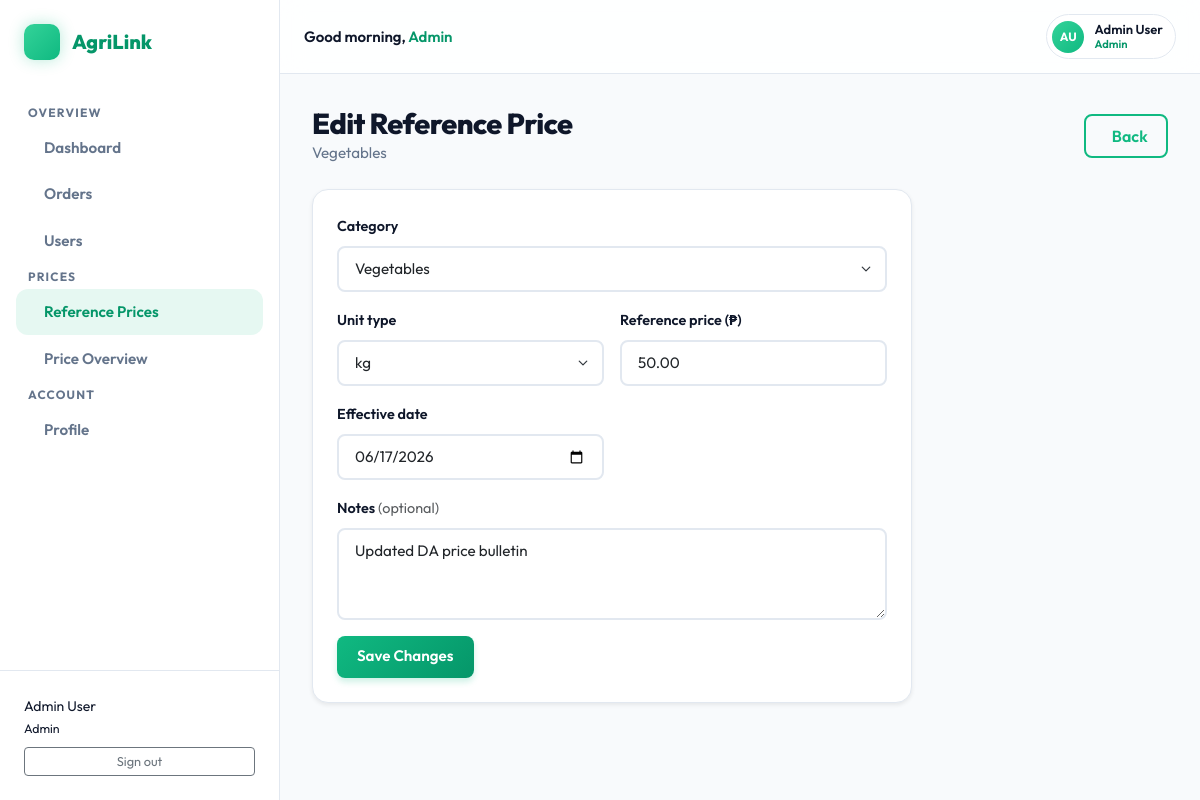
/admin/market-prices/edit.php?id=2 (signed in), run on the app's committed database.
### tables this page shows
CREATE TABLE `market_prices` (
  `id` int(10) UNSIGNED NOT NULL,
  `category_id` int(10) UNSIGNED NOT NULL,
  `unit_type` varchar(30) NOT NULL DEFAULT 'kg',
  `reference_price` decimal(10,2) NOT NULL,
  `effective_date` date NOT NULL,
  `notes` text DEFAULT NULL,
  `admin_id` int(10) UNSIGNED NOT NULL,
  `created_at` timestamp NOT NULL DEFAULT current_timestamp(),
  `updated_at` timestamp NOT NULL DEFAULT current_timestamp() ON UPDATE current_timestamp()
);

CREATE TABLE `categories` (
  `id` int(10) UNSIGNED NOT NULL,
  `name` varchar(100) NOT NULL,
  `slug` varchar(100) NOT NULL,
  `created_at` timestamp NOT NULL DEFAULT current_timestamp(),
  `updated_at` timestamp NOT NULL DEFAULT current_timestamp() ON UPDATE current_timestamp()
);

### classes/MarketPrice.php (called while the page is built, shortened)
<?php
class MarketPrice
{
    private PDO $pdo;
    public function __construct(PDO $pdo)
    {
        $this->pdo = $pdo;
    }
    public function findById(int $id): ?array
    {
        $stmt = $this->pdo->prepare(
            "SELECT mp.*, c.name AS category_name
             FROM market_prices mp
             JOIN categories c ON c.id = mp.category_id
             WHERE mp.id = ?
             LIMIT 1"
        );
        $stmt->execute([$id]);
        return $stmt->fetch() ?: null;
    }
}

### includes/helpers.php (called while the page is built, shortened)
<?php
function url(string $path = ''): string
{
    return APP_BASE . $path;
}

### admin/market-prices/edit.php (the view, shortened to what this page needs)
<?php
require_once __DIR__ . '/../../classes/MarketPrice.php';
$pdo     = Database::getInstance();
$mpModel = new MarketPrice($pdo);
$priceId = (int)($_GET['id'] ?? 0);
$price   = $mpModel->findById($priceId);
$catStmt    = $pdo->query('SELECT id, name FROM categories ORDER BY name');
$categories = $catStmt->fetchAll();
$unitTypes  = ['kg','sack','bundle','crate','box','piece','dozen','liter','pack'];
require_once __DIR__ . '/../../includes/sidebar.php';
?>
<div class="page-header d-flex align-items-center justify-content-between flex-wrap gap-2 mb-4">
    <div>
        <h1 class="page-title mb-0">Edit Reference Price</h1>
        <p class="page-subtitle mb-0"><?= htmlspecialchars($price['category_name'], ENT_QUOTES, 'UTF-8') ?></p>
    </div>
    <a href="<?= url('/admin/market-prices.php') ?>" class="btn btn-agri-outline"><i class="ti ti-arrow-left me-1"></i> Back</a>
</div>
<div class="card shadow-sm" style="max-width:600px">
    <div class="card-body p-4">
        <form method="post" action="<?= url('/admin/market-prices/update.php') ?>" novalidate>
            <div class="row g-3">
                <div class="col-12">
                    <label for="category_id" class="form-label">Category</label>
                    <select class="form-select" id="category_id" name="category_id" required>
                        <?php foreach ($categories as $cat): ?>
                            <option value="<?= $cat['id'] ?>" <?= (int)$price['category_id'] === (int)$cat['id'] ? 'selected' : '' ?>>
                                <?= htmlspecialchars($cat['name'], ENT_QUOTES, 'UTF-8') ?>
                            </option>
                        <?php endforeach; ?>
                    </select>
                </div>
                <div class="col-12 col-md-6">
                    <label for="unit_type" class="form-label">Unit type</label>
                    <select class="form-select" id="unit_type" name="unit_type">
                        <?php foreach ($unitTypes as $u): ?>
                            <option value="<?= $u ?>" <?= $price['unit_type'] === $u ? 'selected' : '' ?>><?= $u ?></option>
                        <?php endforeach; ?>
                    </select>
                </div>
                <div class="col-12 col-md-6">
                    <label for="reference_price" class="form-label">Reference price (₱)</label>
                    <input type="number" class="form-control" id="reference_price" name="reference_price"
                           value="<?= htmlspecialchars($price['reference_price'], ENT_QUOTES, 'UTF-8') ?>"
                           min="0.01" step="0.01" required>
                </div>
                <div class="col-12 col-md-6">
                    <label for="effective_date" class="form-label">Effective date</label>
                    <input type="date" class="form-control" id="effective_date" name="effective_date"
                           value="<?= htmlspecialchars($price['effective_date'], ENT_QUOTES, 'UTF-8') ?>" required>
                </div>
                <div class="col-12">
                    <label for="notes" class="form-label">Notes <span class="text-muted fw-normal">(optional)</span></label>
                    <textarea class="form-control" id="notes" name="notes" rows="3"><?= htmlspecialchars($price['notes'] ?? '', ENT_QUOTES, 'UTF-8') ?></textarea>
                </div>
                <div class="col-12">
                    <button type="submit" class="btn btn-agri">Save Changes</button>
                </div>
            </div>
        </form>
    </div>
</div>
<?php require_once __DIR__ . '/../../includes/sidebar_end.php'; ?>

### assets/css/agrilink.css (style rules this page uses)
:root { --agri-green: #10b981; --agri-green-dark: #059669; --agri-green-light: #34d399; --agri-green-muted: rgba(16, 185, 129, 0.1); --agri-yellow: #f59e0b; --agri-bg: #f8fafc; --agri-surface: #ffffff; --agri-surface-glass: rgba(255, 255, 255, 0.85); --agri-text: #0f172a; --agri-text-muted: #64748b; --agri-border: #e2e8f0; --agri-shadow-sm: 0 1px 3px rgba(0,0,0,0.05), 0 1px 2px rgba(0,0,0,0.03); --agri-shadow-md: 0 4px 6px -1px rgba(0,0,0,0.05), 0 2px 4px -1px rgba(0,0,0,0.03); --agri-shadow-lg: 0 10px 15px -3px rgba(0,0,0,0.05), 0 4px 6px -2px rgba(0,0,0,0.025); --agri-shadow-glow: 0 0 15px rgba(16, 185, 129, 0.3); --agri-sidebar-width: 280px; --agri-radius-sm: 8px; --agri-radius: 16px; --agri-radius-lg: 24px; --transition-fast: 0.15s cubic-bezier(0.4, 0, 0.2, 1); --transition-base: 0.25s cubic-bezier(0.4, 0, 0.2, 1); --transition-bounce: 0.4s cubic-bezier(0.34, 1.56, 0.64, 1); }
body { background-color: var(--agri-bg); color: var(--agri-text); font-family: 'Outfit', system-ui, -apple-system, sans-serif; font-size: 0.95rem; line-height: 1.6; -webkit-font-smoothing: antialiased; -moz-osx-font-smoothing: grayscale; }
a { color: var(--agri-green); text-decoration: none; transition: color var(--transition-fast); }
.page-header { margin-bottom: 2rem; animation: fadeInDown 0.5s ease-out; }
.page-title { font-size: 1.8rem; font-weight: 800; color: var(--agri-text); margin-bottom: 0.25rem; letter-spacing: -0.02em; line-height: 1.2; }
.page-subtitle { font-size: 0.95rem; color: var(--agri-text-muted); font-weight: 400; }
.btn-agri { background: linear-gradient(135deg, var(--agri-green), var(--agri-green-dark)); border: none; color: #ffffff; font-weight: 600; font-size: 0.95rem; border-radius: var(--agri-radius-sm); padding: 0.6rem 1.25rem; transition: all var(--transition-bounce); box-shadow: 0 4px 6px rgba(16, 185, 129, 0.2); }
.btn-agri-outline { background: transparent; border: 2px solid var(--agri-green); color: var(--agri-green); font-weight: 600; border-radius: var(--agri-radius-sm); padding: 0.5rem 1.15rem; transition: all var(--transition-bounce); }
.card { background: var(--agri-surface); border: 1px solid var(--agri-border); border-radius: var(--agri-radius); box-shadow: var(--agri-shadow-sm); transition: transform var(--transition-base), box-shadow var(--transition-base); }
.form-label { font-weight: 600; font-size: 0.9rem; color: var(--agri-text); margin-bottom: 0.5rem; }
.form-control, .form-select { border: 2px solid var(--agri-border); border-radius: var(--agri-radius-sm); font-size: 0.95rem; font-family: inherit; transition: all var(--transition-fast); }
.form-control { padding: 0.6rem 1rem; }
.form-select { padding: 0.6rem 2.25rem 0.6rem 1rem; background-position: right 0.75rem center; background-size: 14px 10px; }

### data on the page
market_prices: category.name "Vegetables", category_id "Vegetables", unit_type "kg", reference_price "50.00", effective_date "06/17/2026", notes "Updated DA price bulletin"

### other printed values
APP_NAME "AgriLink"
$user['name'] "Admin User"
$role "Admin"
timeGreeting() "Good morning"
$topbarFirstName "Admin"
userInitials($user['name'] ?? '') "AU"
